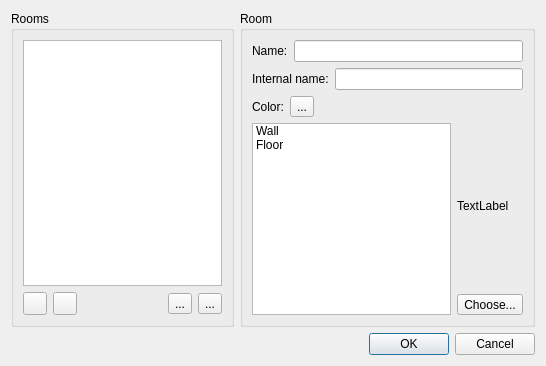
<?xml version="1.0" encoding="UTF-8"?>
<ui version="4.0">
 <class>RoomsDialog</class>
 <widget class="QDialog" name="RoomsDialog">
  <property name="geometry">
   <rect>
    <x>0</x>
    <y>0</y>
    <width>546</width>
    <height>366</height>
   </rect>
  </property>
  <property name="windowTitle">
   <string>Rooms</string>
  </property>
  <layout class="QGridLayout" name="gridLayout">
   <item row="0" column="0">
    <widget class="QGroupBox" name="groupBox">
     <property name="title">
      <string>Rooms</string>
     </property>
     <layout class="QVBoxLayout" name="verticalLayout">
      <item>
       <widget class="QListWidget" name="listWidget"/>
      </item>
      <item>
       <layout class="QHBoxLayout" name="horizontalLayout">
        <item>
         <widget class="QToolButton" name="add">
          <property name="toolTip">
           <string>Add a new room</string>
          </property>
          <property name="icon">
           <iconset resource="../tiled.qrc">
            <normaloff>:/images/22x22/add.png</normaloff>:/images/22x22/add.png</iconset>
          </property>
         </widget>
        </item>
        <item>
         <widget class="QToolButton" name="remove">
          <property name="toolTip">
           <string>Remove the selected room</string>
          </property>
          <property name="icon">
           <iconset resource="../tiled.qrc">
            <normaloff>:/images/22x22/remove.png</normaloff>:/images/22x22/remove.png</iconset>
          </property>
         </widget>
        </item>
        <item>
         <spacer name="horizontalSpacer">
          <property name="orientation">
           <enum>Qt::Horizontal</enum>
          </property>
          <property name="sizeHint" stdset="0">
           <size>
            <width>40</width>
            <height>20</height>
           </size>
          </property>
         </spacer>
        </item>
        <item>
         <widget class="QToolButton" name="moveUp">
          <property name="toolTip">
           <string>Move room up</string>
          </property>
          <property name="text">
           <string>...</string>
          </property>
          <property name="icon">
           <iconset resource="../tiled.qrc">
            <normaloff>:/images/16x16/go-up.png</normaloff>:/images/16x16/go-up.png</iconset>
          </property>
         </widget>
        </item>
        <item>
         <widget class="QToolButton" name="moveDown">
          <property name="toolTip">
           <string>Move room down</string>
          </property>
          <property name="text">
           <string>...</string>
          </property>
          <property name="icon">
           <iconset resource="../tiled.qrc">
            <normaloff>:/images/16x16/go-down.png</normaloff>:/images/16x16/go-down.png</iconset>
          </property>
         </widget>
        </item>
       </layout>
      </item>
     </layout>
    </widget>
   </item>
   <item row="1" column="1">
    <widget class="QDialogButtonBox" name="buttonBox">
     <property name="orientation">
      <enum>Qt::Horizontal</enum>
     </property>
     <property name="standardButtons">
      <set>QDialogButtonBox::Cancel|QDialogButtonBox::Ok</set>
     </property>
    </widget>
   </item>
   <item row="0" column="1">
    <layout class="QVBoxLayout" name="verticalLayout_3">
     <item>
      <widget class="QGroupBox" name="groupBox_2">
       <property name="title">
        <string>Room</string>
       </property>
       <layout class="QVBoxLayout" name="verticalLayout_4">
        <item>
         <layout class="QHBoxLayout" name="horizontalLayout_2">
          <item>
           <widget class="QLabel" name="label">
            <property name="text">
             <string>Name:</string>
            </property>
           </widget>
          </item>
          <item>
           <widget class="QLineEdit" name="name"/>
          </item>
         </layout>
        </item>
        <item>
         <layout class="QHBoxLayout" name="horizontalLayout_4">
          <item>
           <widget class="QLabel" name="label_3">
            <property name="text">
             <string>Internal name:</string>
            </property>
           </widget>
          </item>
          <item>
           <widget class="QLineEdit" name="internalName"/>
          </item>
         </layout>
        </item>
        <item>
         <layout class="QHBoxLayout" name="horizontalLayout_3">
          <item>
           <widget class="QLabel" name="label_2">
            <property name="text">
             <string>Color:</string>
            </property>
           </widget>
          </item>
          <item>
           <widget class="Tiled::Internal::ColorButton" name="color">
            <property name="text">
             <string>...</string>
            </property>
           </widget>
          </item>
          <item>
           <spacer name="horizontalSpacer_2">
            <property name="orientation">
             <enum>Qt::Horizontal</enum>
            </property>
            <property name="sizeHint" stdset="0">
             <size>
              <width>40</width>
              <height>20</height>
             </size>
            </property>
           </spacer>
          </item>
         </layout>
        </item>
        <item>
         <layout class="QHBoxLayout" name="horizontalLayout_5">
          <item>
           <widget class="QListWidget" name="tilesList">
            <item>
             <property name="text">
              <string>Wall</string>
             </property>
            </item>
            <item>
             <property name="text">
              <string>Floor</string>
             </property>
            </item>
           </widget>
          </item>
          <item>
           <layout class="QVBoxLayout" name="verticalLayout_2">
            <item>
             <widget class="QLabel" name="tileLabel">
              <property name="minimumSize">
               <size>
                <width>64</width>
                <height>128</height>
               </size>
              </property>
              <property name="text">
               <string>TextLabel</string>
              </property>
             </widget>
            </item>
            <item>
             <widget class="QToolButton" name="chooseTile">
              <property name="text">
               <string>Choose...</string>
              </property>
             </widget>
            </item>
           </layout>
          </item>
         </layout>
        </item>
       </layout>
      </widget>
     </item>
    </layout>
   </item>
  </layout>
 </widget>
 <customwidgets>
  <customwidget>
   <class>Tiled::Internal::ColorButton</class>
   <extends>QToolButton</extends>
   <header>colorbutton.h</header>
  </customwidget>
 </customwidgets>
 <resources>
  <include location="../tiled.qrc"/>
 </resources>
 <connections>
  <connection>
   <sender>buttonBox</sender>
   <signal>accepted()</signal>
   <receiver>RoomsDialog</receiver>
   <slot>accept()</slot>
   <hints>
    <hint type="sourcelabel">
     <x>248</x>
     <y>254</y>
    </hint>
    <hint type="destinationlabel">
     <x>157</x>
     <y>274</y>
    </hint>
   </hints>
  </connection>
  <connection>
   <sender>buttonBox</sender>
   <signal>rejected()</signal>
   <receiver>RoomsDialog</receiver>
   <slot>reject()</slot>
   <hints>
    <hint type="sourcelabel">
     <x>316</x>
     <y>260</y>
    </hint>
    <hint type="destinationlabel">
     <x>286</x>
     <y>274</y>
    </hint>
   </hints>
  </connection>
 </connections>
</ui>
